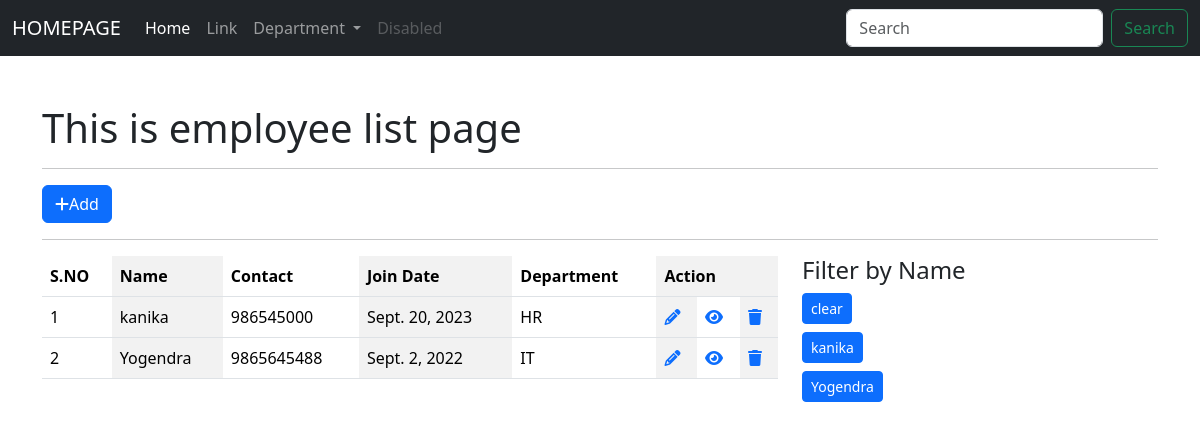
/employee/employees/ (signed in), run on the app's committed database.
### app_employeewebsite/models.py (models this page shows, shortened)
class Employee(models.Model):
    full_name = models.CharField(max_length=255)
    contact = models.CharField(max_length=255)
    email = models.EmailField()
    dob = models.DateField()
    join_date = models.DateField()
    gender = models.CharField(max_length=255)
    blood_group = models.CharField(max_length=255)
    address = models.CharField(max_length=255)
    user = models.ForeignKey(User, on_delete=models.CASCADE)
    department = models.ForeignKey(Department,on_delete=models.CASCADE)
    class Meta:
        db_table = 'app_employee'

class Department(models.Model):
    department_name = models.CharField(max_length=255)
    short_name = models.CharField(max_length=255, null=True, blank=True)
    status = models.BooleanField(default=True)
    def __str__(self):
        return self.short_name
    class Meta:
        db_table = "app_department"

### app_employeewebsite/views.py (the view)
# urls.py: path('employees/', views.employee_index, name = 'emp-index'),
@login_required(login_url= 'user_login')
def employee_index(request):
    employee_list = Employee.objects.all()
    context = {"data": employee_list}
    if request.method == "POST":
        dataList = Employee.objects.filter(full_name=request.POST.get('full_name'))
        context= ({"data": dataList})
        return render(request, 'employees/index_employee.html', context)
    return render(request, 'employees/index_employee.html', context)

### templates/employees/index_employee.html (shortened to what this page needs)
{% extends 'layouts/master.html' %}
{% block custom_css %}
<link rel="stylesheet" href="https://cdnjs.cloudflare.com/ajax/libs/font-awesome/6.3.0/css/all.min.css" />
{% endblock %}
{% block content %}
<div class="container mt-5">
    <h1>This is employee list page</h1>
    <hr>
    <a href="{% url 'emp-add' %}" class="btn btn-primary"><i class="fa-solid fa-plus"></i>Add</a>
    <hr>
    <div class="row">
        <div class="col-8">
            <table class="table table-striped-columns table-hover">
                <thead>
                    <tr>
                        <th>S.NO</th>
                        <th>Name</th>
                        <th>Contact</th>
                        <th>Join Date</th>
                        <th>Department</th>
                        <th colspan="3">Action</th>
                    </tr>
                </thead>
                <tbody>
                    {% for val in data %}
                    <tr>
                        <td>{{ forloop.counter }}</td>
                        <td>{{ val.full_name }}</td>
                        <td>{{ val.contact }}</td>
                        <td> {{ val.join_date }} </td>
                        <td>{{ val.department }}</td>
                        <td><a href="{% url 'emp-edit' val.id %}"><i class="fa-solid fa-pencil"></i></a></td>
                        <td><a href="{% url 'emp-show' val.id %}"><i class="fa-solid fa-eye"></i></a></td>
                        <td><a href="{% url 'emp-delete' val.id %}"><i class="fa-solid fa-trash"></i></a></td>
                    </tr>
                    {% endfor %}
                </tbody>
            </table>
        </div>
        <div class="col-4">
            <h4>Filter by Name</h4>
            <a href="{% url 'emp-index'%}" class="btn btn-sm btn-primary mb-2">clear</a>
            {% for val in data %}
            <form action="{% url 'emp-index' %}" method="post">
                <input type="submit" value="{{ val.full_name }}" class="btn btn-sm btn-primary mb-2">
            </form>
            {% endfor %}
        </div>
    </div>
</div>
{% endblock %}

### data on the page
Employee: full_name "kanika", contact "986545000", join_date "Sept. 20, 2023", department "HR"
Employee: full_name "Yogendra", contact "9865645488", join_date "Sept. 2, 2022", department "IT"
